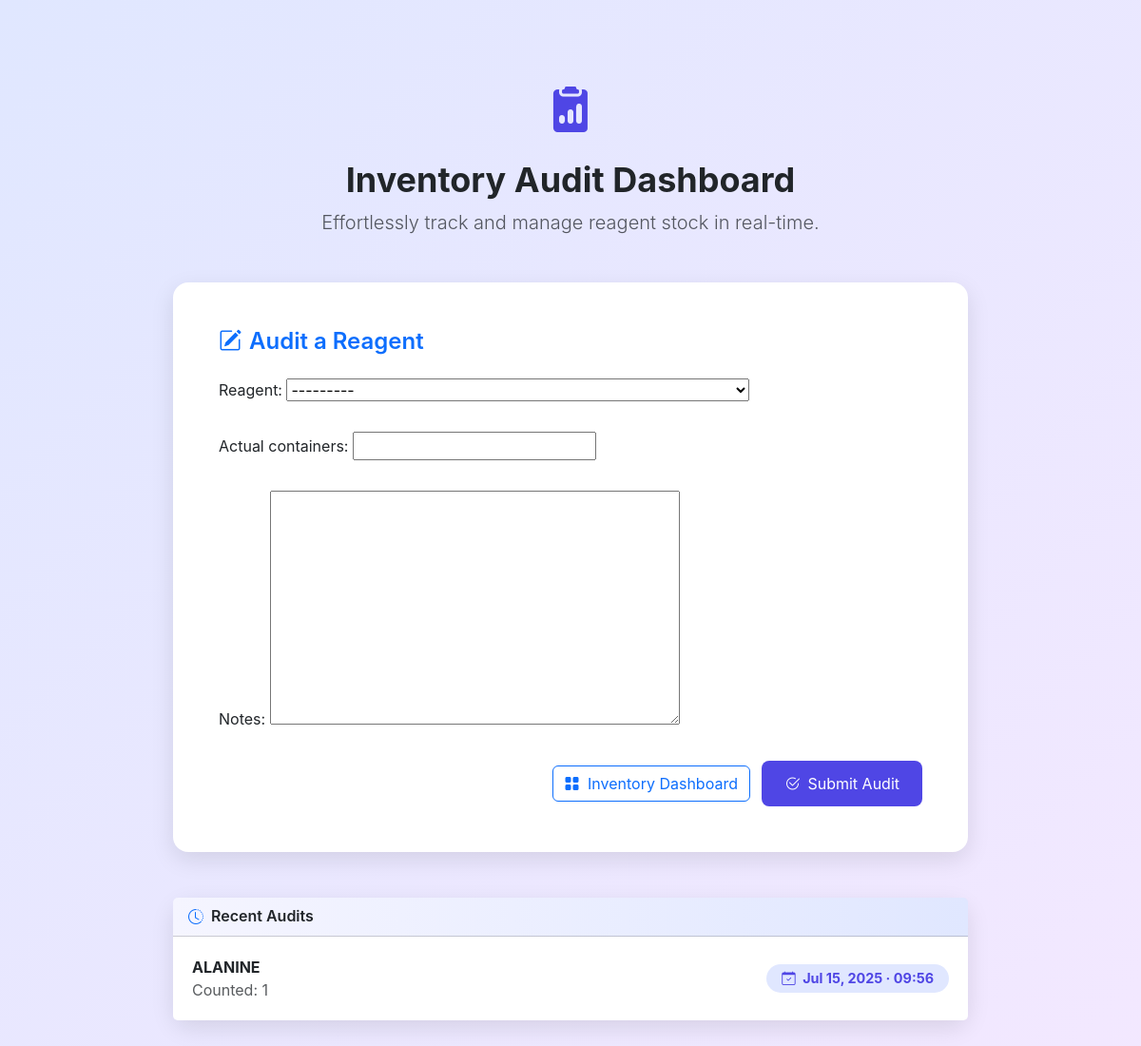
Before: /audit/ (signed in) with the older database file.
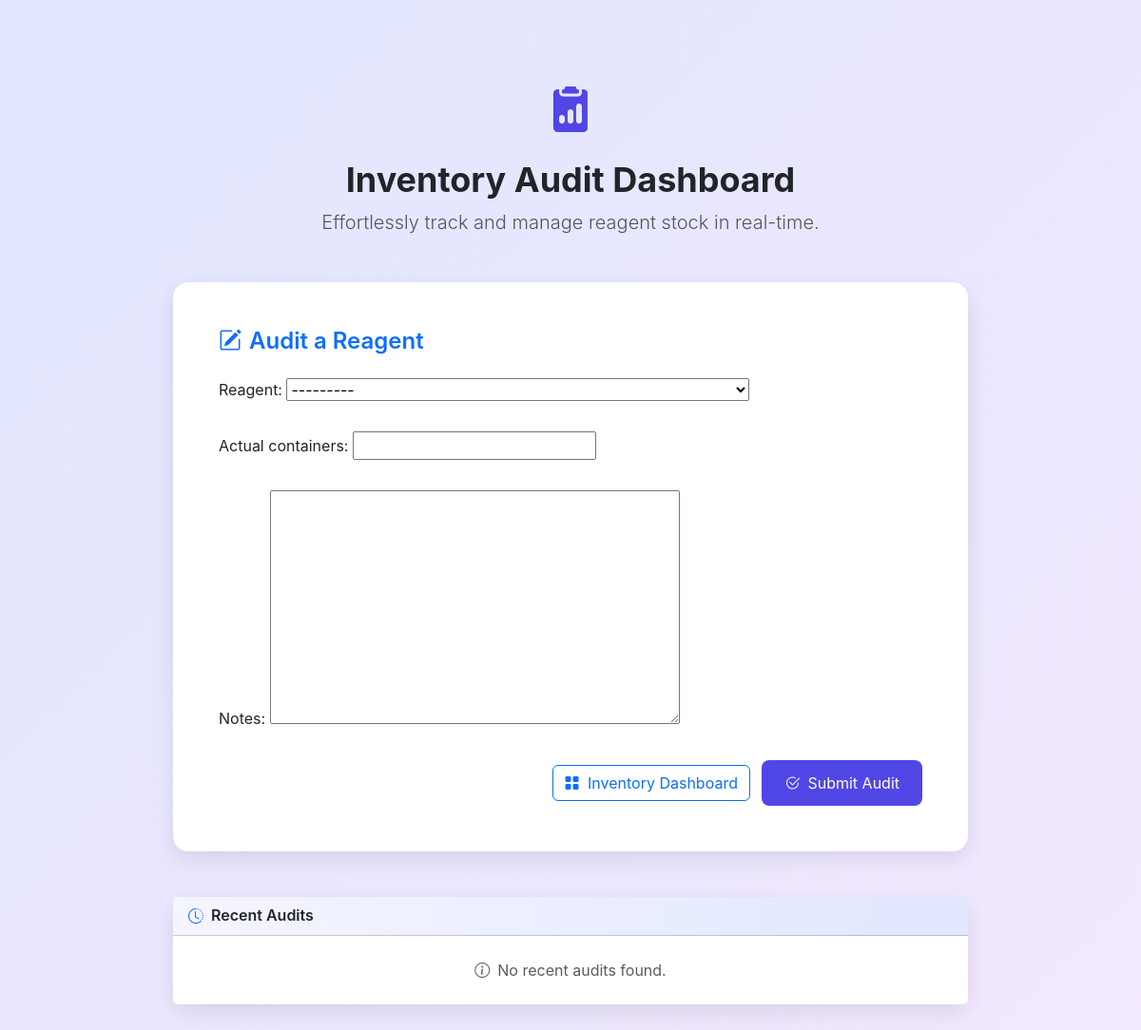
After: the same page with the newer database file.
### lims/models/reagents.py (models this page shows, shortened)
class InventoryAudit(models.Model):
    reagent = models.ForeignKey(Reagent, on_delete=models.CASCADE)
    actual_containers = models.PositiveIntegerField()
    notes = models.TextField(blank=True)
    audited_by = models.ForeignKey(settings.AUTH_USER_MODEL, on_delete=models.SET_NULL, null=True)
    date_conducted = models.DateTimeField(auto_now_add=True)

class Reagent(models.Model):
    name = models.CharField(max_length=100)
    batch_number = models.CharField(max_length=100, blank=True, help_text="Unique batch identifier")
    manufacturer = models.CharField(max_length=100, blank=True, help_text="Name of the manufacturer")
    supplier_name = models.CharField(max_length=100, blank=True, help_text="Name of the supplier")
    supplier_contact = models.CharField(max_length=100, blank=True)
    supplier_email = models.EmailField(blank=True)
    date_received = models.DateField(default=timezone.now)
    expiry_date = models.DateField(null=True, blank=True)
    number_of_containers = models.PositiveIntegerField(default=1, help_text="Total number of containers (bottles, vials, etc.)")
    quantity_per_container = models.FloatField(default=1.0, help_text="Amount per container, e.g. 2.5 for 2.5L")
    unit = models.CharField(max_length=20, blank=True, help_text="e.g. L, mL, g")
    storage_condition = models.CharField(max_length=100, blank=True)
    safety_data_sheet = models.FileField(upload_to='sds/', null=True, blank=True)
    certificate_of_analysis = models.FileField(upload_to='coa/', null=True, blank=True)
    low_stock_threshold = models.PositiveIntegerField(default=2, help_text="Threshold to trigger low stock alert")
    def __str__(self):
        return f"{self.name} (Batch {self.batch_number})"

### lims/views/reagents.py (the view)
# urls.py: path('audit/', inventory_audit, name='inventory_audit'),
@login_required
def inventory_audit(request):
    if request.method == 'POST':
        form = InventoryAuditForm(request.POST)
        if form.is_valid():
            audit = form.save(commit=False)
            audit.audited_by = request.user
            audit.save()
            messages.success(request, 'Inventory audit completed successfully!')
            return redirect('inventory_dashboard')
    else:
        form = InventoryAuditForm()
    recent_audits = InventoryAudit.objects.all().order_by('-date_conducted')[:10]
    return render(request, 'lims/reagents/inventory_audit.html', {
        'form': form,
        'recent_audits': recent_audits
    })

### lims/forms.py
class InventoryAuditForm(forms.ModelForm):
    class Meta:
        model = InventoryAudit
        fields = ['reagent', 'actual_containers', 'notes']

### lims/templates/lims/reagents/inventory_audit.html (shortened to what this page needs)
<!DOCTYPE html>
<html lang="en">
<head>
  <link href="https://cdn.jsdelivr.net/npm/bootstrap@5.3.0/dist/css/bootstrap.min.css" rel="stylesheet">
  <link href="https://cdn.jsdelivr.net/npm/bootstrap-icons@1.10.5/font/bootstrap-icons.css" rel="stylesheet">
</head>
<body>
  <div class="container my-5">
    <div class="text-center mb-5">
      <i class="bi bi-clipboard2-data-fill header-icon"></i>
      <h2 class="mt-3 fw-bold text-dark" style="font-size: 2.25rem;">Inventory Audit Dashboard</h2>
      <p class="text-muted lead">Effortlessly track and manage reagent stock in real-time.</p>
    </div>
    <div class="card mb-5">
      <div class="card-body p-5">
        <h5 class="card-title text-primary mb-4 fs-4 fw-semibold">
          <i class="bi bi-pencil-square me-2"></i>Audit a Reagent
        </h5>
        <form method="post" class="row g-3" id="auditForm">
          {{ form.as_p }}
          <div class="col-12 text-end">
            <a href="{% url 'inventory_dashboard' %}" class="btn btn-outline-primary me-2">
    <i class="bi bi-grid-fill me-1"></i> Inventory Dashboard
  </a>
            <button type="submit" class="btn btn-primary">
              <i class="bi bi-check2-circle me-2"></i>Submit Audit
            </button>
          </div>
        </form>
      </div>
    </div>
    <div class="card">
      <div class="card-header recent-audits-header d-flex align-items-center">
        <i class="bi bi-clock-history text-primary me-2"></i>
        <h6 class="mb-0 fw-semibold text-dark">Recent Audits</h6>
      </div>
      <ul class="list-group list-group-flush">
        {% for audit in recent_audits %}
          <li class="list-group-item d-flex justify-content-between align-items-center">
            <div>
              <strong class="text-dark">{{ audit.reagent.name }}</strong><br>
              <span class="text-muted">Counted: {{ audit.actual_containers }}</span>
            </div>
            <span class="badge">
              <i class="bi bi-calendar-check me-1"></i>
              {{ audit.date_conducted|date:"M d, Y · H:i" }}
            </span>
          </li>
        {% empty %}
          <li class="list-group-item text-center text-muted py-4">
            <i class="bi bi-info-circle me-2"></i>No recent audits found.
          </li>
        {% endfor %}
      </ul>
    </div>
  </div>
</body>
</html>

### lims/templates/lims/reagents/inventory_audit.html (style rules this page uses)
body { background: linear-gradient(135deg, #e0e7ff 0%, #f3e8ff 100%); min-height: 100vh; font-family: 'Inter', sans-serif; }
.container { max-width: 900px; padding: 2rem; }
.header-icon { font-size: 3rem; color: #4f46e5; animation: pulse 2s infinite; }
.card { border: none; border-radius: 1rem; box-shadow: 0 8px 24px rgba(0, 0, 0, 0.1); transition: transform 0.3s ease, box-shadow 0.3s ease; }
.btn-primary { background-color: #4f46e5; border: none; border-radius: 0.5rem; padding: 0.75rem 1.5rem; transition: background-color 0.3s ease; }
.list-group-item { border: none; padding: 1.25rem; animation: slideIn 0.5s ease-out; }
.recent-audits-header { background: linear-gradient(to right, #f5f5ff, #e0e7ff); border-radius: 1rem 1rem 0 0; }

Changed rows visible on the page:
removed InventoryAudit: reagent.name "ALANINE", actual_containers "1", date_conducted "Jul 15, 2025 · 09:56"
Other visible differences:
text now shown: "No recent audits found."
